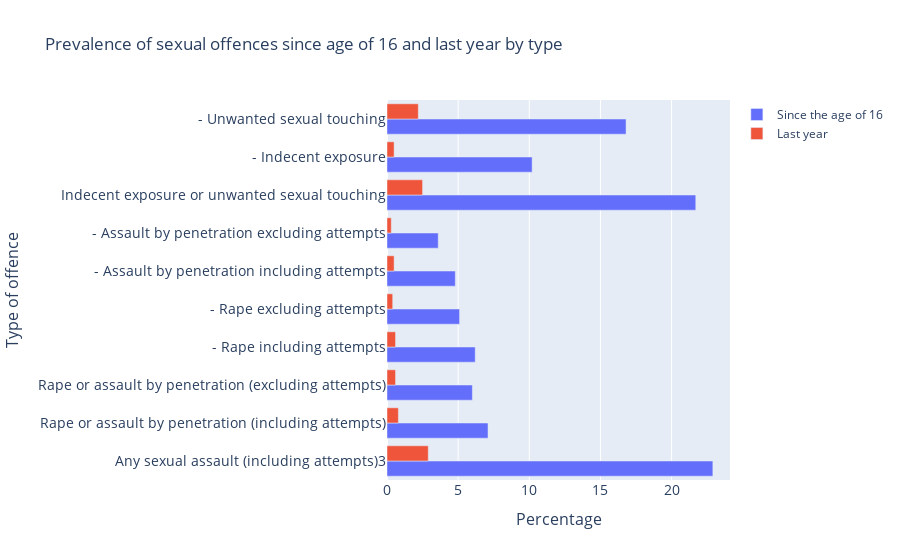

Notebook cell for this chart:
### Code cell
# For the graph 3. we plot an interactive bar chart
# x-axis: types of offences 
# y-axis: prevalence of the types of offences since the age of 16 and in the last year

fig = go.Figure(data=[
    go.Bar(name='Since the age of 16', 
           x=df5['Percentage of girls having experienced this assault since age 16'],
           y=df5['Types of offences'],orientation='h'),
    go.Bar(name='Last year', 
           x=df5['Percentage of girls having experienced this assault since last year'], 
           y=df5['Types of offences'],orientation='h')
])

# We change the bar mode
fig.update_layout(barmode='group',
                  title='Prevalence of sexual offences since age of 16 and last year by type',
                 xaxis=dict(
                    title='Percentage',
                    titlefont_size=16,
                    tickfont_size=14,),
                 yaxis=dict(
                    title='Type of offence',
                    titlefont_size=16,
                    tickfont_size=14,)
                 )

fig.show()

### Figure 1 — Plotly figure (JSON) as saved in the notebook; plotly's stock layout.template omitted (floating-point values rounded to 4 significant figures)
{"data": [{"name": "Since the age of 16", "orientation": "h", "type": "bar", "x": [22.9, 7.1, 6, 6.2, 5.1, 4.8, 3.6, 21.7, 10.2, 16.8], "y": ["Any sexual assault (including attempts)3", "Rape or assault by penetration (including attempts)", "Rape or assault by penetration (excluding attempts)", "- Rape including attempts", "- Rape excluding attempts", "- Assault by penetration including attempts", "- Assault by penetration excluding attempts", "Indecent exposure or unwanted sexual touching", "- Indecent exposure", "- Unwanted sexual touching"]}, {"name": "Last year", "orientation": "h", "type": "bar", "x": [2.9, 0.8, 0.6, 0.6, 0.4, 0.5, 0.3, 2.5, 0.5, 2.2], "y": ["Any sexual assault (including attempts)3", "Rape or assault by penetration (including attempts)", "Rape or assault by penetration (excluding attempts)", "- Rape including attempts", "- Rape excluding attempts", "- Assault by penetration including attempts", "- Assault by penetration excluding attempts", "Indecent exposure or unwanted sexual touching", "- Indecent exposure", "- Unwanted sexual touching"]}], "layout": {"barmode": "group", "title": {"text": "Prevalence of sexual offences since age of 16 and last year by type"}, "xaxis": {"tickfont": {"size": 14}, "title": {"font": {"size": 16}, "text": "Percentage"}}, "yaxis": {"tickfont": {"size": 14}, "title": {"font": {"size": 16}, "text": "Type of offence"}}}}
